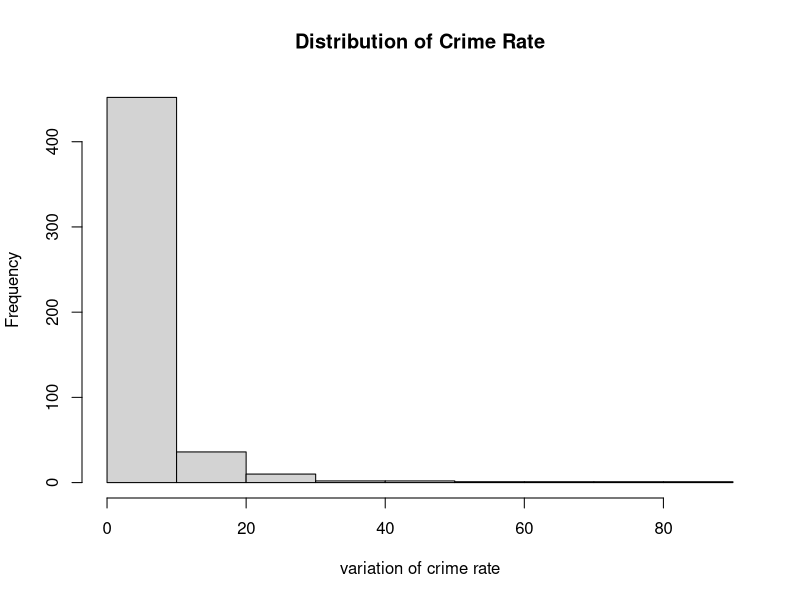
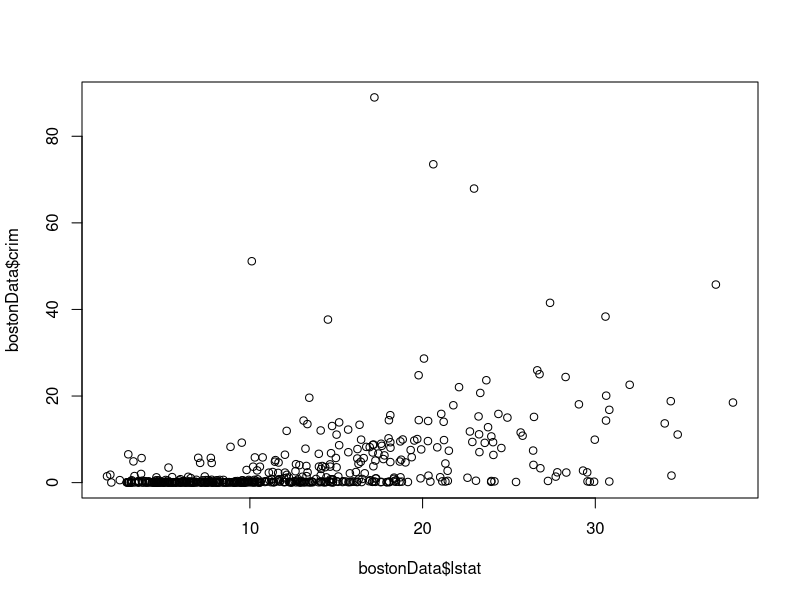
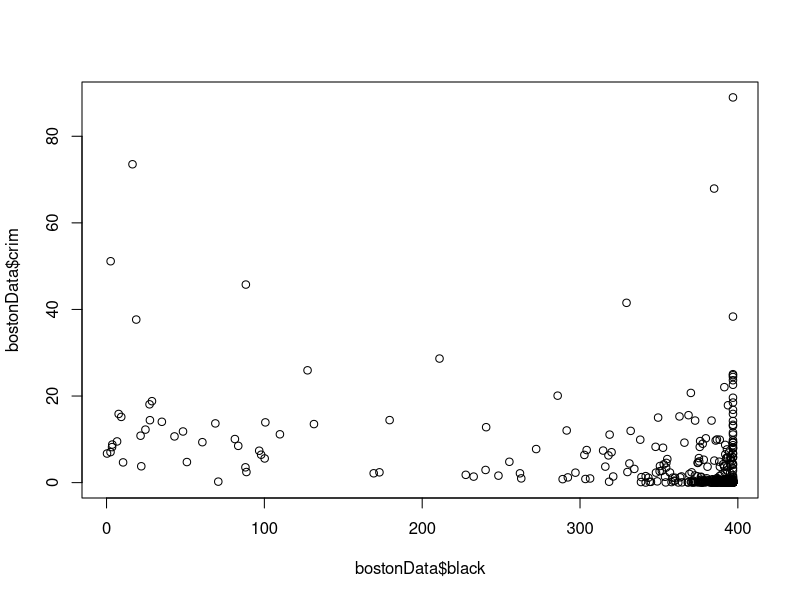
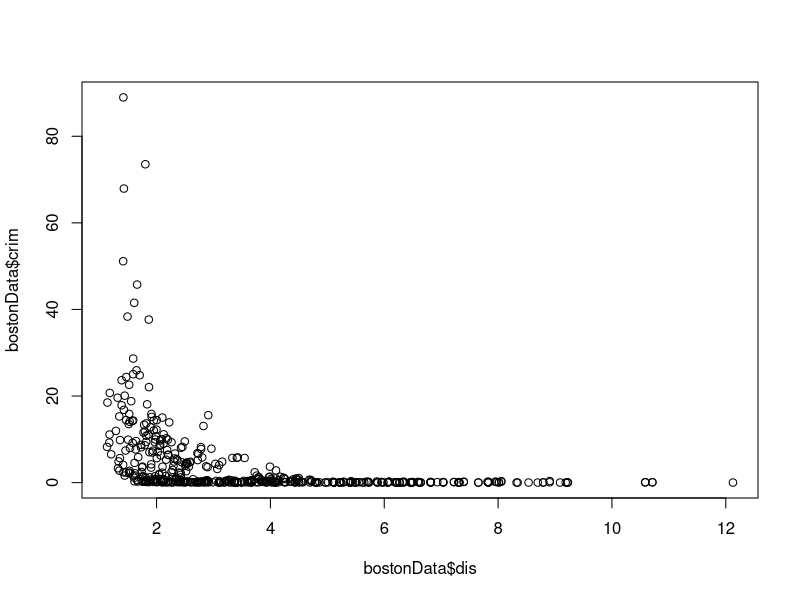
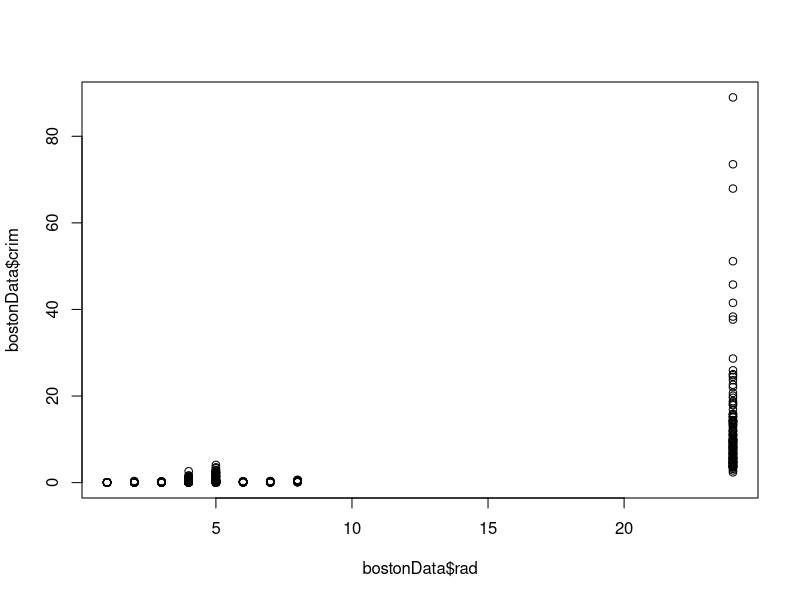
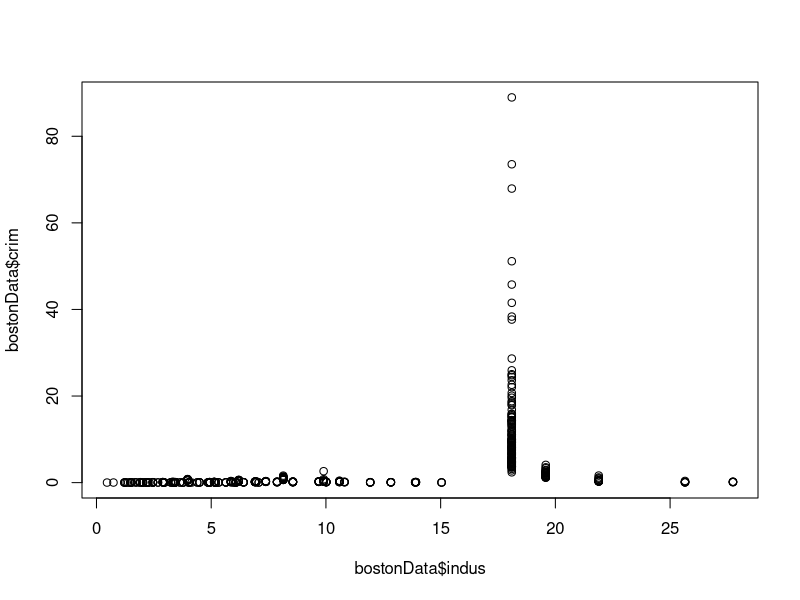
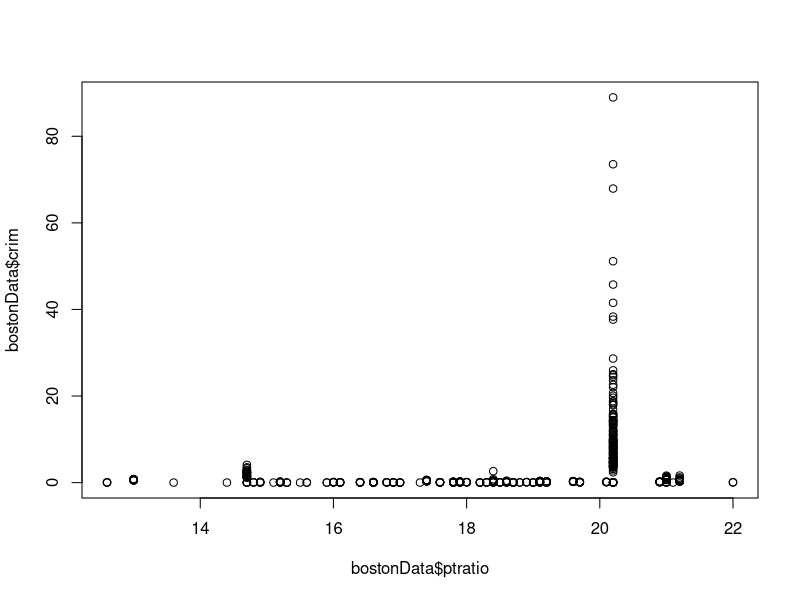
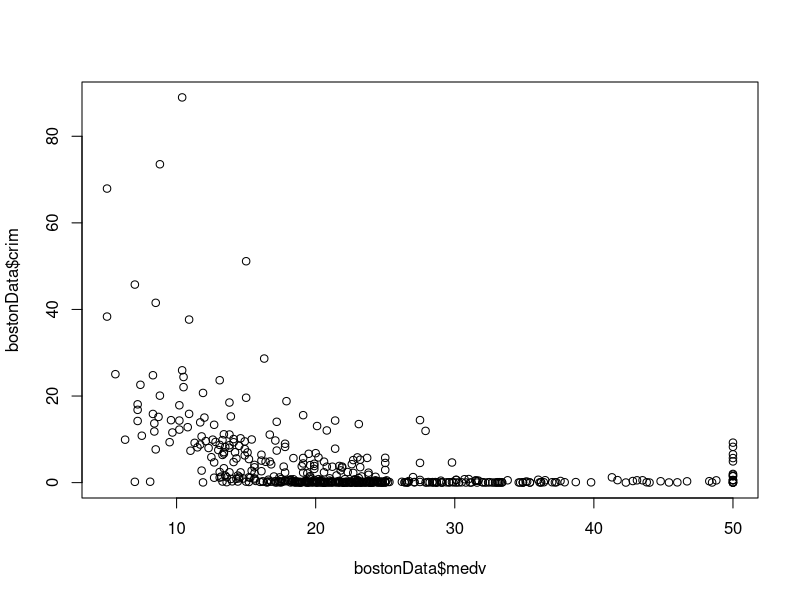

Source code (R) for these figures, in order:
#######################################################
# This code is used to analyse the Boston Dataset given 
# as per HW 1 - Question 4
# Suhit Datta
#######################################################

library(MASS)
?Boston
bostonData <- Boston
names(bostonData)

################
#finding the minimum and maximum values 
################

min(bostonData$lstat) #1.73
max(bostonData$lstat) #37.97

min(bostonData$crim)#0.00632
max(bostonData$crim)#88.9762

min(bostonData$black)#0.32
max(bostonData$black)#396.9

hist((bostonData$crim),xlab = "variation of crime rate",main = "Distribution of Crime Rate")

################
#predicting the crime rate with different predictors
################
plot(bostonData$lstat,bostonData$crim)

plot(bostonData$black,bostonData$crim)

plot(bostonData$dis,bostonData$crim)

plot(bostonData$rad,bostonData$crim)

plot(bostonData$indus,bostonData$crim)

plot(bostonData$ptratio,bostonData$crim)

plot(bostonData$medv,bostonData$crim)

plot(bostonData$tax,bostonData$crim)

plot(bostonData$chas,bostonData$crim)

plot(bostonData$nox,bostonData$crim)

################
#predicting the nitrogen concentration with different predictors
################
hist((bostonData$nox),xlab = "variation of nitrogen oxides concentration"
     ,main = "Distribution of nitrogen oxides concentration")

plot(bostonData$zn,bostonData$nox)

plot(bostonData$chas,bostonData$nox)

plot(bostonData$age,bostonData$nox)

plot(bostonData$lstat,bostonData$nox)

plot(bostonData$medv,bostonData$nox)

################
#range of predictors
################
range(bostonData$crim)

range(bostonData$tax)

range(bostonData$ptratio)

################
#subset of more than 7 rooms per dwelling
################
morethan7rooms <- subset(bostonData,rm>7)
nrow(morethan7rooms)

################
#subset of more than 8 rooms per dwelling
################
morethan8rooms <- subset(bostonData,rm>8)
nrow(morethan8rooms)

names(morethan8rooms)

################
#analysing the subset which consists of more than 8 rooms 
################
colMeans(morethan8rooms,na.rm = TRUE)

colMeans(bostonData,na.rm=TRUE)
